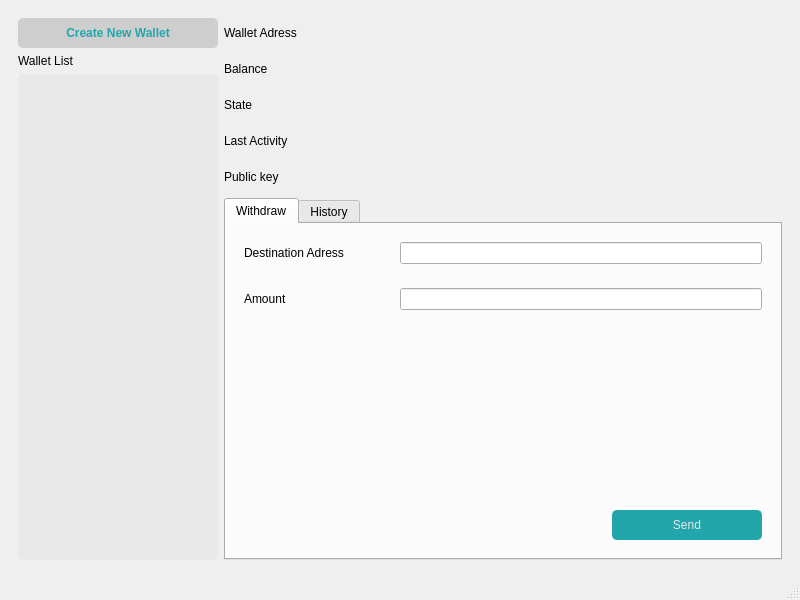
<?xml version="1.0" encoding="UTF-8"?>
<ui version="4.0">
 <class>MainWindow</class>
 <widget class="QMainWindow" name="MainWindow">
  <property name="geometry">
   <rect>
    <x>0</x>
    <y>0</y>
    <width>800</width>
    <height>600</height>
   </rect>
  </property>
  <property name="minimumSize">
   <size>
    <width>800</width>
    <height>600</height>
   </size>
  </property>
  <property name="windowTitle">
   <string>MainWindow</string>
  </property>
  <widget class="QWidget" name="centralwidget">
   <layout class="QGridLayout" name="gridLayout">
    <item row="0" column="0">
     <widget class="QWidget" name="widget" native="true">
      <layout class="QGridLayout" name="gridLayout_2">
       <item row="0" column="0">
        <widget class="QWidget" name="widget_2" native="true">
         <property name="maximumSize">
          <size>
           <width>200</width>
           <height>16777215</height>
          </size>
         </property>
         <layout class="QGridLayout" name="gridLayout_3">
          <property name="leftMargin">
           <number>0</number>
          </property>
          <property name="topMargin">
           <number>0</number>
          </property>
          <property name="rightMargin">
           <number>0</number>
          </property>
          <property name="bottomMargin">
           <number>0</number>
          </property>
          <item row="0" column="0">
           <widget class="QWidget" name="widget_4" native="true">
            <property name="minimumSize">
             <size>
              <width>0</width>
              <height>30</height>
             </size>
            </property>
            <property name="maximumSize">
             <size>
              <width>16777215</width>
              <height>30</height>
             </size>
            </property>
            <layout class="QGridLayout" name="gridLayout_5">
             <property name="leftMargin">
              <number>0</number>
             </property>
             <property name="topMargin">
              <number>0</number>
             </property>
             <property name="rightMargin">
              <number>0</number>
             </property>
             <property name="bottomMargin">
              <number>0</number>
             </property>
             <item row="0" column="0">
              <widget class="QPushButton" name="create_wallet_button">
               <property name="minimumSize">
                <size>
                 <width>0</width>
                 <height>30</height>
                </size>
               </property>
               <property name="font">
                <font>
                 <weight>75</weight>
                 <bold>true</bold>
                </font>
               </property>
               <property name="cursor">
                <cursorShape>PointingHandCursor</cursorShape>
               </property>
               <property name="styleSheet">
                <string notr="true">#create_wallet_button{
border-radius: 5px;
background-color: rgb(206, 206, 206);
	color: rgb(35, 166, 171);
}

#create_wallet_button::hover{
border-radius: 5px;
background-color: rgb(35, 166, 171);
	color: rgb(234, 234, 234);
}</string>
               </property>
               <property name="text">
                <string>Create New Wallet</string>
               </property>
              </widget>
             </item>
            </layout>
           </widget>
          </item>
          <item row="1" column="0">
           <widget class="QWidget" name="widget_5" native="true">
            <layout class="QGridLayout" name="gridLayout_4">
             <property name="leftMargin">
              <number>0</number>
             </property>
             <property name="topMargin">
              <number>0</number>
             </property>
             <property name="rightMargin">
              <number>0</number>
             </property>
             <property name="bottomMargin">
              <number>0</number>
             </property>
             <item row="1" column="0">
              <widget class="QListWidget" name="listWidget">
               <property name="styleSheet">
                <string notr="true">#listWidget{
	background-color: rgb(232, 232, 232);
border: none;
border-radius: 5px;
padding: 5px;
}

#listWidget:item{
color: rgb(31, 31, 31);
height: 40px;
border: none;
border-radius: 5px;
padding-left: 0;
}

#listWidget::item::selected{
	background-color: rgb(35, 166, 171);
	color: rgb(229, 229, 229);
	padding-left: 20px;
	font: 75 15pt &quot;MS Sans Serif&quot;;
}

#listWidget:item:hover{
	color: rgb(220, 220, 220);
	background-color: rgb(72, 72, 72);
	padding-left: 20px;
}
</string>
               </property>
               <property name="currentRow">
                <number>-1</number>
               </property>
              </widget>
             </item>
             <item row="0" column="0">
              <widget class="QLabel" name="label">
               <property name="text">
                <string>Wallet List</string>
               </property>
              </widget>
             </item>
            </layout>
           </widget>
          </item>
         </layout>
        </widget>
       </item>
       <item row="0" column="1">
        <widget class="QWidget" name="widget_3" native="true">
         <layout class="QGridLayout" name="gridLayout_6">
          <property name="leftMargin">
           <number>0</number>
          </property>
          <property name="topMargin">
           <number>0</number>
          </property>
          <property name="rightMargin">
           <number>0</number>
          </property>
          <property name="bottomMargin">
           <number>0</number>
          </property>
          <item row="0" column="0">
           <widget class="QWidget" name="widget_6" native="true">
            <property name="maximumSize">
             <size>
              <width>16777215</width>
              <height>150</height>
             </size>
            </property>
            <layout class="QGridLayout" name="gridLayout_7">
             <property name="leftMargin">
              <number>0</number>
             </property>
             <property name="topMargin">
              <number>0</number>
             </property>
             <property name="rightMargin">
              <number>0</number>
             </property>
             <property name="bottomMargin">
              <number>0</number>
             </property>
             <item row="2" column="0">
              <widget class="QWidget" name="widget_10" native="true">
               <property name="minimumSize">
                <size>
                 <width>0</width>
                 <height>30</height>
                </size>
               </property>
               <layout class="QGridLayout" name="gridLayout_10">
                <property name="leftMargin">
                 <number>0</number>
                </property>
                <property name="topMargin">
                 <number>0</number>
                </property>
                <property name="rightMargin">
                 <number>0</number>
                </property>
                <property name="bottomMargin">
                 <number>0</number>
                </property>
                <item row="0" column="0">
                 <widget class="QLabel" name="label_4">
                  <property name="maximumSize">
                   <size>
                    <width>150</width>
                    <height>16777215</height>
                   </size>
                  </property>
                  <property name="text">
                   <string>State</string>
                  </property>
                 </widget>
                </item>
                <item row="0" column="1">
                 <widget class="QLabel" name="state_label">
                  <property name="text">
                   <string/>
                  </property>
                 </widget>
                </item>
               </layout>
              </widget>
             </item>
             <item row="0" column="0">
              <widget class="QWidget" name="widget_8" native="true">
               <property name="minimumSize">
                <size>
                 <width>0</width>
                 <height>30</height>
                </size>
               </property>
               <layout class="QGridLayout" name="gridLayout_8">
                <property name="leftMargin">
                 <number>0</number>
                </property>
                <property name="topMargin">
                 <number>0</number>
                </property>
                <property name="rightMargin">
                 <number>0</number>
                </property>
                <property name="bottomMargin">
                 <number>0</number>
                </property>
                <item row="0" column="0">
                 <widget class="QLabel" name="label_2">
                  <property name="maximumSize">
                   <size>
                    <width>150</width>
                    <height>16777215</height>
                   </size>
                  </property>
                  <property name="text">
                   <string>Wallet Adress</string>
                  </property>
                 </widget>
                </item>
                <item row="0" column="1">
                 <widget class="QLabel" name="wallet_address_label">
                  <property name="font">
                   <font>
                    <weight>75</weight>
                    <bold>true</bold>
                   </font>
                  </property>
                  <property name="text">
                   <string/>
                  </property>
                 </widget>
                </item>
               </layout>
              </widget>
             </item>
             <item row="1" column="0">
              <widget class="QWidget" name="widget_9" native="true">
               <property name="minimumSize">
                <size>
                 <width>0</width>
                 <height>30</height>
                </size>
               </property>
               <layout class="QGridLayout" name="gridLayout_9">
                <property name="leftMargin">
                 <number>0</number>
                </property>
                <property name="topMargin">
                 <number>0</number>
                </property>
                <property name="rightMargin">
                 <number>0</number>
                </property>
                <property name="bottomMargin">
                 <number>0</number>
                </property>
                <item row="0" column="0">
                 <widget class="QLabel" name="label_3">
                  <property name="maximumSize">
                   <size>
                    <width>150</width>
                    <height>16777215</height>
                   </size>
                  </property>
                  <property name="text">
                   <string>Balance</string>
                  </property>
                 </widget>
                </item>
                <item row="0" column="1">
                 <widget class="QLabel" name="balance_label">
                  <property name="font">
                   <font>
                    <pointsize>10</pointsize>
                    <weight>75</weight>
                    <bold>true</bold>
                   </font>
                  </property>
                  <property name="text">
                   <string/>
                  </property>
                 </widget>
                </item>
               </layout>
              </widget>
             </item>
             <item row="3" column="0">
              <widget class="QWidget" name="widget_11" native="true">
               <property name="minimumSize">
                <size>
                 <width>0</width>
                 <height>30</height>
                </size>
               </property>
               <layout class="QGridLayout" name="gridLayout_11">
                <property name="leftMargin">
                 <number>0</number>
                </property>
                <property name="topMargin">
                 <number>0</number>
                </property>
                <property name="rightMargin">
                 <number>0</number>
                </property>
                <property name="bottomMargin">
                 <number>0</number>
                </property>
                <item row="0" column="0">
                 <widget class="QLabel" name="label_5">
                  <property name="maximumSize">
                   <size>
                    <width>150</width>
                    <height>16777215</height>
                   </size>
                  </property>
                  <property name="text">
                   <string>Last Activity</string>
                  </property>
                 </widget>
                </item>
                <item row="0" column="1">
                 <widget class="QLabel" name="last_activity_label">
                  <property name="text">
                   <string/>
                  </property>
                 </widget>
                </item>
               </layout>
              </widget>
             </item>
            </layout>
           </widget>
          </item>
          <item row="2" column="0">
           <widget class="QWidget" name="widget_7" native="true">
            <layout class="QGridLayout" name="gridLayout_12">
             <property name="leftMargin">
              <number>0</number>
             </property>
             <property name="topMargin">
              <number>0</number>
             </property>
             <property name="rightMargin">
              <number>0</number>
             </property>
             <property name="bottomMargin">
              <number>0</number>
             </property>
             <item row="0" column="0">
              <widget class="QTabWidget" name="tabWidget">
               <property name="currentIndex">
                <number>0</number>
               </property>
               <widget class="QWidget" name="withdraw_tab">
                <attribute name="title">
                 <string>Withdraw</string>
                </attribute>
                <layout class="QGridLayout" name="gridLayout_13">
                 <item row="0" column="0">
                  <widget class="QWidget" name="widget_12" native="true">
                   <layout class="QGridLayout" name="gridLayout_14">
                    <property name="leftMargin">
                     <number>0</number>
                    </property>
                    <property name="topMargin">
                     <number>0</number>
                    </property>
                    <property name="rightMargin">
                     <number>0</number>
                    </property>
                    <property name="bottomMargin">
                     <number>0</number>
                    </property>
                    <item row="1" column="0">
                     <widget class="QWidget" name="widget_14" native="true">
                      <layout class="QGridLayout" name="gridLayout_16">
                       <item row="0" column="0">
                        <widget class="QLabel" name="label_7">
                         <property name="minimumSize">
                          <size>
                           <width>150</width>
                           <height>0</height>
                          </size>
                         </property>
                         <property name="text">
                          <string>Amount</string>
                         </property>
                        </widget>
                       </item>
                       <item row="0" column="1">
                        <widget class="QLineEdit" name="withdraw_amount_line_edit"/>
                       </item>
                      </layout>
                     </widget>
                    </item>
                    <item row="0" column="0">
                     <widget class="QWidget" name="widget_13" native="true">
                      <layout class="QGridLayout" name="gridLayout_15">
                       <item row="0" column="0">
                        <widget class="QLabel" name="label_6">
                         <property name="minimumSize">
                          <size>
                           <width>150</width>
                           <height>0</height>
                          </size>
                         </property>
                         <property name="text">
                          <string>Destination Adress</string>
                         </property>
                        </widget>
                       </item>
                       <item row="0" column="1">
                        <widget class="QLineEdit" name="withdraw_destination_address_line_edit"/>
                       </item>
                      </layout>
                     </widget>
                    </item>
                    <item row="3" column="0">
                     <widget class="QWidget" name="widget_15" native="true">
                      <layout class="QGridLayout" name="gridLayout_17">
                       <item row="0" column="0">
                        <spacer name="horizontalSpacer">
                         <property name="orientation">
                          <enum>Qt::Horizontal</enum>
                         </property>
                         <property name="sizeHint" stdset="0">
                          <size>
                           <width>40</width>
                           <height>20</height>
                          </size>
                         </property>
                        </spacer>
                       </item>
                       <item row="0" column="1">
                        <widget class="QPushButton" name="withdraw_send_button">
                         <property name="minimumSize">
                          <size>
                           <width>150</width>
                           <height>30</height>
                          </size>
                         </property>
                         <property name="styleSheet">
                          <string notr="true">#withdraw_send_button{
border-radius: 5px;
border: 2px solid rgb(35, 166, 171);
background-color: rgb(35, 166, 171);
	color: rgb(234, 234, 234);
}

#withdraw_send_button::hover{
border-radius: 5px;

border: 2px solid  rgb(206, 206, 206);
}</string>
                         </property>
                         <property name="text">
                          <string>Send</string>
                         </property>
                        </widget>
                       </item>
                      </layout>
                     </widget>
                    </item>
                    <item row="2" column="0">
                     <spacer name="verticalSpacer">
                      <property name="orientation">
                       <enum>Qt::Vertical</enum>
                      </property>
                      <property name="sizeHint" stdset="0">
                       <size>
                        <width>20</width>
                        <height>40</height>
                       </size>
                      </property>
                     </spacer>
                    </item>
                   </layout>
                  </widget>
                 </item>
                </layout>
               </widget>
               <widget class="QWidget" name="history_tab">
                <attribute name="title">
                 <string>History</string>
                </attribute>
                <layout class="QGridLayout" name="gridLayout_18">
                 <item row="0" column="0">
                  <widget class="QWidget" name="widget_16" native="true">
                   <layout class="QGridLayout" name="gridLayout_19">
                    <property name="leftMargin">
                     <number>0</number>
                    </property>
                    <property name="topMargin">
                     <number>0</number>
                    </property>
                    <property name="rightMargin">
                     <number>0</number>
                    </property>
                    <property name="bottomMargin">
                     <number>0</number>
                    </property>
                    <item row="0" column="0">
                     <widget class="QWidget" name="histoy_widget" native="true">
                      <property name="minimumSize">
                       <size>
                        <width>0</width>
                        <height>30</height>
                       </size>
                      </property>
                      <layout class="QGridLayout" name="gridLayout_20"/>
                     </widget>
                    </item>
                    <item row="1" column="0">
                     <spacer name="verticalSpacer_2">
                      <property name="orientation">
                       <enum>Qt::Vertical</enum>
                      </property>
                      <property name="sizeHint" stdset="0">
                       <size>
                        <width>20</width>
                        <height>40</height>
                       </size>
                      </property>
                     </spacer>
                    </item>
                   </layout>
                  </widget>
                 </item>
                </layout>
               </widget>
              </widget>
             </item>
            </layout>
           </widget>
          </item>
          <item row="1" column="0">
           <widget class="QWidget" name="widget_17" native="true">
            <property name="minimumSize">
             <size>
              <width>0</width>
              <height>30</height>
             </size>
            </property>
            <layout class="QGridLayout" name="gridLayout_21">
             <property name="leftMargin">
              <number>0</number>
             </property>
             <property name="topMargin">
              <number>0</number>
             </property>
             <property name="rightMargin">
              <number>0</number>
             </property>
             <property name="bottomMargin">
              <number>0</number>
             </property>
             <item row="0" column="0">
              <widget class="QLabel" name="label_8">
               <property name="maximumSize">
                <size>
                 <width>150</width>
                 <height>16777215</height>
                </size>
               </property>
               <property name="text">
                <string>Public key</string>
               </property>
              </widget>
             </item>
             <item row="0" column="1">
              <widget class="QLabel" name="public_key_label">
               <property name="text">
                <string/>
               </property>
              </widget>
             </item>
            </layout>
           </widget>
          </item>
         </layout>
        </widget>
       </item>
      </layout>
     </widget>
    </item>
   </layout>
  </widget>
  <widget class="QMenuBar" name="menubar">
   <property name="geometry">
    <rect>
     <x>0</x>
     <y>0</y>
     <width>800</width>
     <height>21</height>
    </rect>
   </property>
  </widget>
  <widget class="QStatusBar" name="statusbar"/>
 </widget>
 <resources/>
 <connections/>
</ui>
